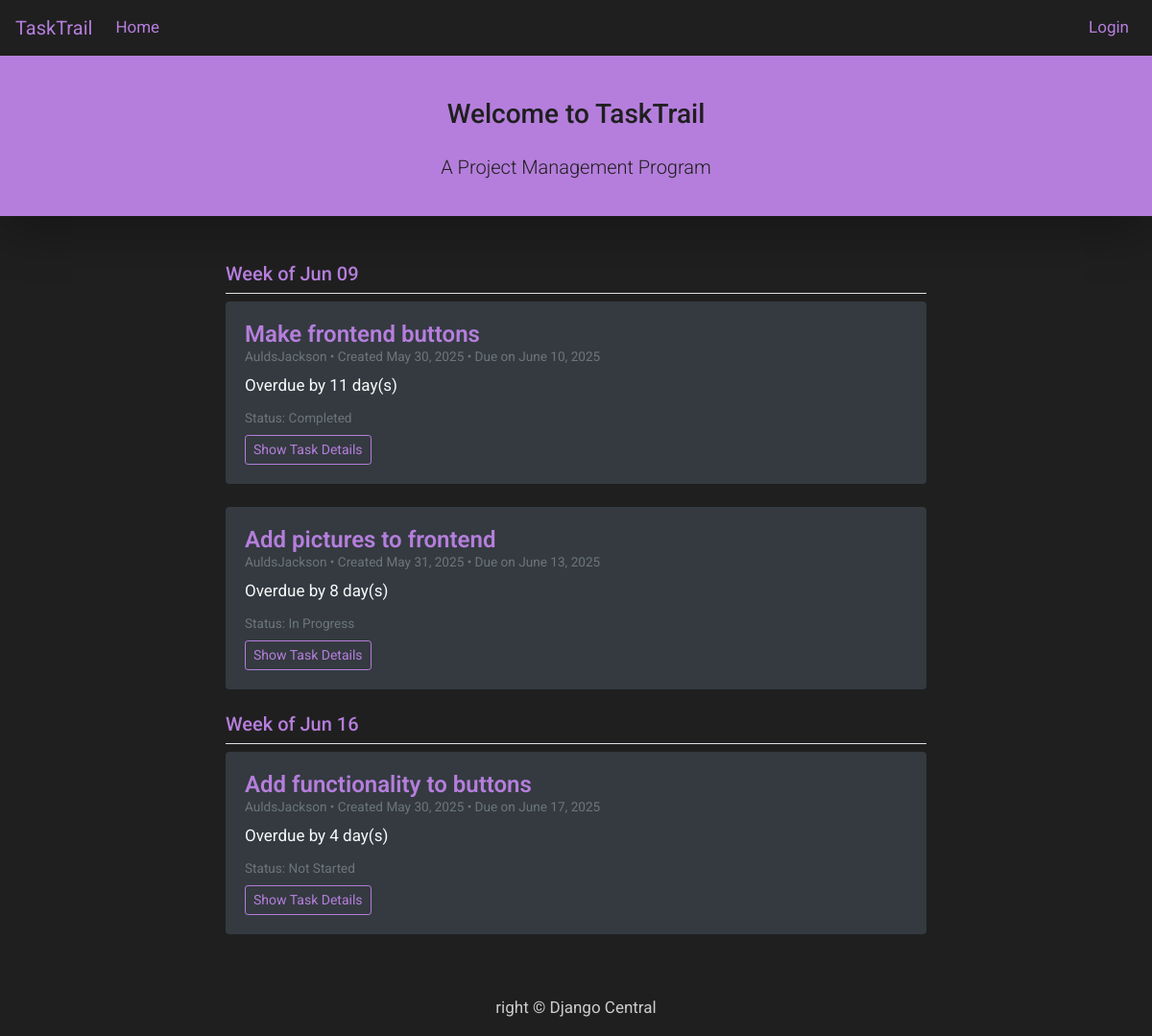
The app's page /, older data.
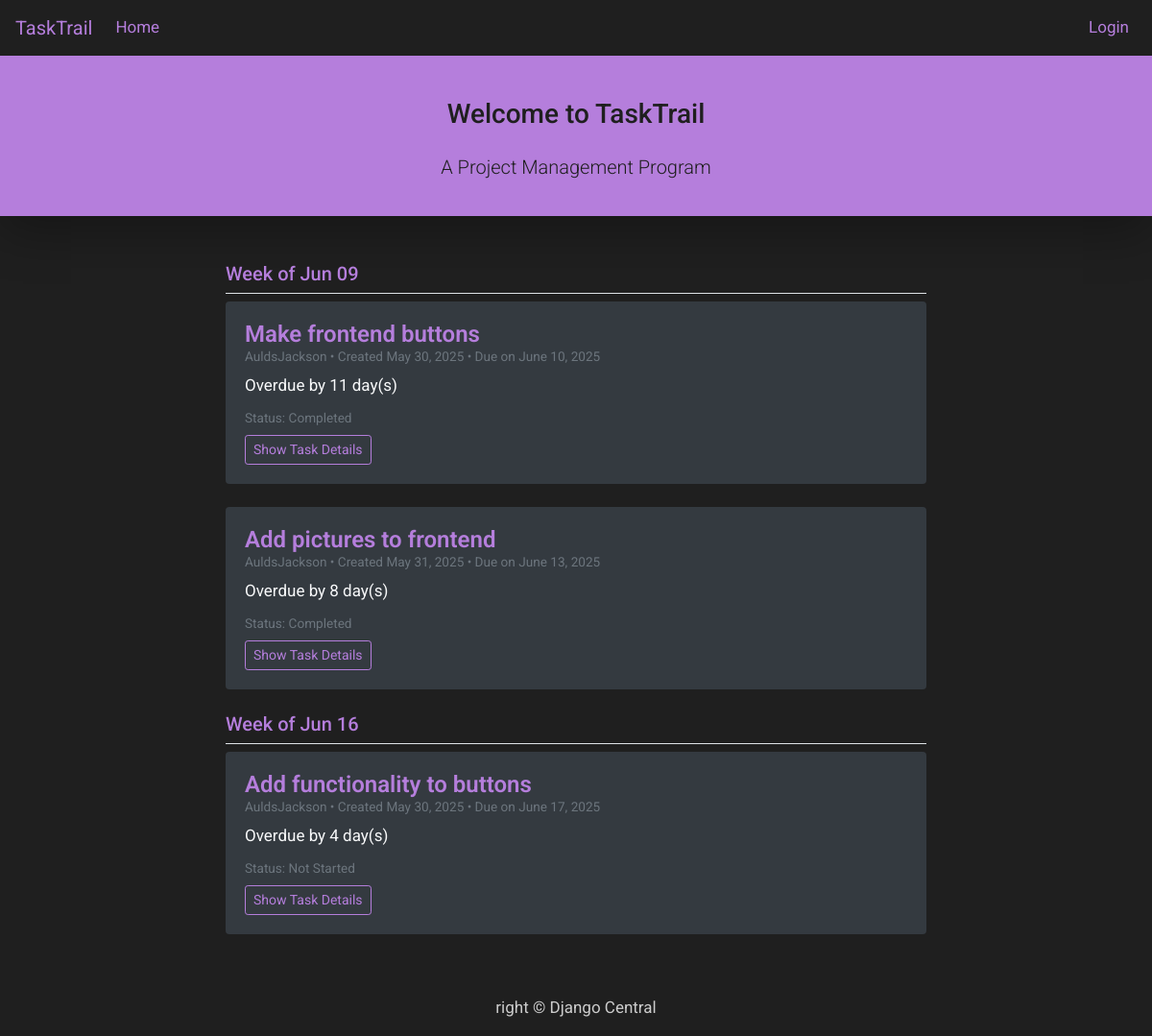
The same page, newer data.
### TrailApp/models.py (models this page shows, shortened)
class Task(models.Model):
    title = models.CharField(max_length=200, unique=True)
    slug = models.SlugField(max_length=200, unique=True)
    author = models.ForeignKey(User, on_delete= models.CASCADE,related_name='task_posts')
    updated_on = models.DateTimeField(auto_now= True)
    content = models.TextField()
    created_on = models.DateTimeField(auto_now_add=True)
    status = models.IntegerField(choices=STATUS, default=0)
    due = models.DateField()
    taskstatus = models.IntegerField(choices=TASKSTATUS, default=0)
    class Meta:
        ordering = ['-created_on']

### TrailApp/views.py (the view)
# urls.py: path('', cache_page(300)(views.TaskList.as_view()), name='home'),
class TaskList(generic.ListView):
    model = Task
    template_name = 'index.html'
    context_object_name = 'task_list'
    def get_queryset(self):
        return Task.objects.all().order_by('due')
    def get_context_data(self, **kwargs):
        context = super().get_context_data(**kwargs)
        task_list = self.get_queryset()
        grouped_tasks = defaultdict(list)
        today = date.today()
        for task in task_list:
            if not task.due:
                group_label = "No Due Date"
                task.due_in = "No due date"
            else:
                start_of_week = task.due - timedelta(days=task.due.weekday())
                group_label = start_of_week.strftime("Week of %b %d")
                delta = task.due - today
                if delta.days < 0:
                    task.due_in = f"Overdue by {-delta.days} day(s)"
                elif delta.days == 0:
                    task.due_in = "Due today"
                else:
                    task.due_in = f"Due in {delta.days} day(s)"
            grouped_tasks[group_label].append(task)
        logger.info("Accessed Home Page at " + str(datetime.datetime.now()) + " hours!")
        context['grouped_tasks'] = dict(grouped_tasks)
        return context

### templates/index.html
{% extends "base.html" %}
{% block content %}
<header class="masthead">
    <div class="container">
        <div class="row">
            <div class="col-md-8 col-lg-10 mx-auto text-center">
                <div class="site-heading">
                    <h3 class="my-4">Welcome to TaskTrail</h3>
                    <p class="lead">A Project Management Program</p>
                </div>
            </div>
        </div>
    </div>
</header>
<div class="container py-4">
    <div class="row">
        <div class="col-md-10 col-lg-8 mx-auto">
            {% for week, tasks in grouped_tasks.items %}
                <h5 class="text-lavender border-bottom pb-2 mt-4">{{ week }}</h5>
                {% for task in tasks %}
                <div class="card mb-4 shadow-sm rounded border-0 bg-dark text-light">
                    <div class="card-body">
                        <h4 class="card-title mb-1 text-lavender">{{ task.title }}</h4>
                        <p class="card-subtitle mb-2 text-muted small">
                            {{ task.author }} • Created {{ task.created_on|date:"M d, Y" }} • Due on {{ task.due }}
                        </p>
                        <p class="card-text">
                            {{ task.due_in }}
                        </p>
                        <p class="card-subtitle mb-2 text-muted small">
                            Status: {{ task.get_taskstatus_display }}
                        </p>
                        <a href="{% url 'task_detail' task.slug %}" class="btn btn-outline-light btn-sm">Show Task Details</a>
                    </div>
                </div>
                {% endfor %}
            {% empty %}
                <p class="text-center text-muted">No tasks to display.</p>
            {% endfor %}
        </div>
    </div>
</div>
{% endblock %}

Row changes from the older to the newer data that the page shows:
changed Task "Add pictures to frontend": taskstatus "In Progress" → "Completed"
